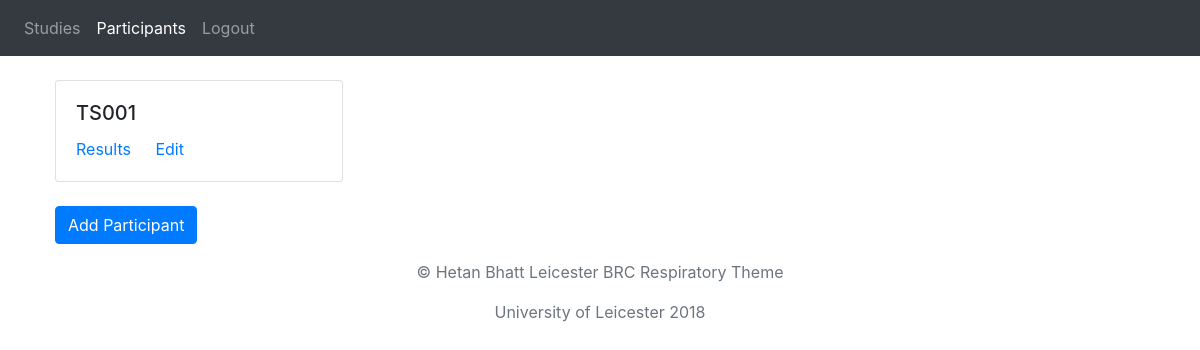
The app's page /studies/1/participants (signed in), older data.
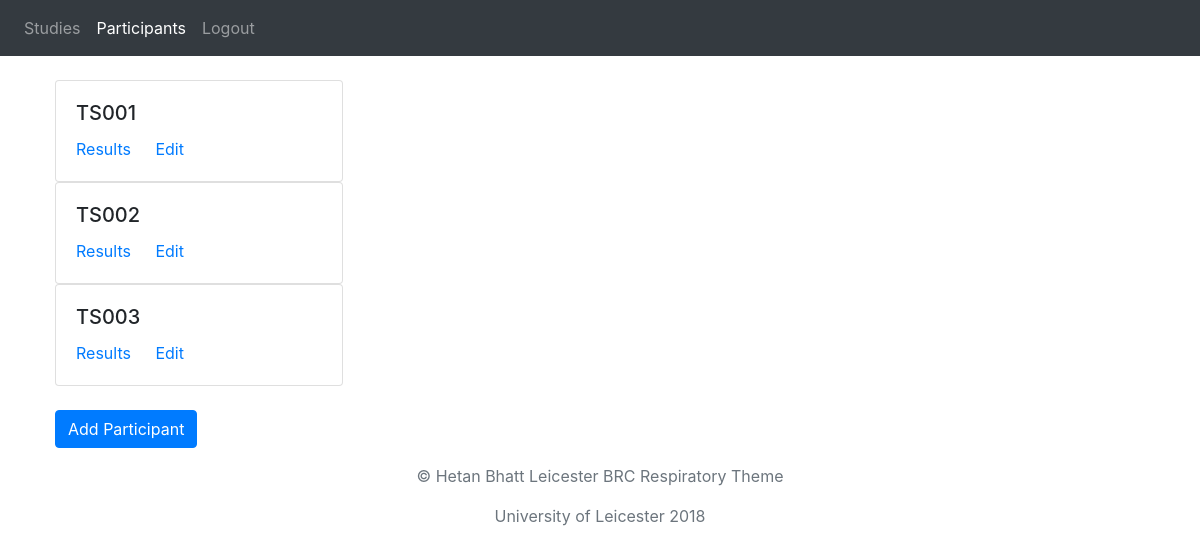
The same page, newer data.
### databank/models.py (models this page shows, shortened)
class Participant(models.Model):
    study = models.ForeignKey(Study, on_delete=models.PROTECT)
    participant_identifier = models.CharField(max_length=10, blank=False)
    registration_date = models.DateField(default=datetime.date.today)

### databank/views.py (the view)
# urls.py: path('studies/<int:study_id>/participants', views.participant_list, name='participant_list'),
@login_required
def participant_list(request, study_id, template_name='databank/participants.html'):
    participants = Participant.objects.filter(study_id=study_id)
    return render(request, template_name, {'participant_list':participants, 'study_id':study_id})

### databank/templates/databank/participants.html (shortened to what this page needs)
{% extends "databank/basepage.html" %}
{% block content %}
<header>
  <nav class="navbar navbar-expand-lg navbar-dark bg-dark">
    <div class="collapse navbar-collapse" id="navbarNavAltMarkup">
      <div class="navbar-nav mr-auto">
        {% if user.is_authenticated %}
        <a class="nav-item nav-link" href="{% url 'study_list' %}">Studies</a>
        <a class="nav-item active nav-link" href="">Participants</a>
        <a class="nav-item nav-link" href="javascript:{document.getElementById('logout').submit()}" onclick="">Logout</a>
        {% endif %}
      </div>
    </div>
  </nav>
</header>
<br />
<div class="container-fluid">
  <ul style="list-style-type:none">
    {% for participant in participant_list %}
    <div class="card" style="width: 18rem;">
      <div class="card-body">
        <h5 class="card-title">{{ participant.participant_identifier }}</h5>
        <a href="{% url 'results' study_id participant.id %}" class="card-link">Results</a>
        <a href="{% url 'edit_participant' study_id participant.id %}" class="card-link">Edit</a>
      </div>
    </div>
    {% endfor %}
    <br />
    <a class="btn btn-primary" href="{% url 'add_participant' study_id %}" role="button">Add Participant</a>
  </ul>
</div>
{% endblock %}

Row changes from the older to the newer data that the page shows:
added Participant: participant_identifier "TS002"
added Participant: participant_identifier "TS003"
